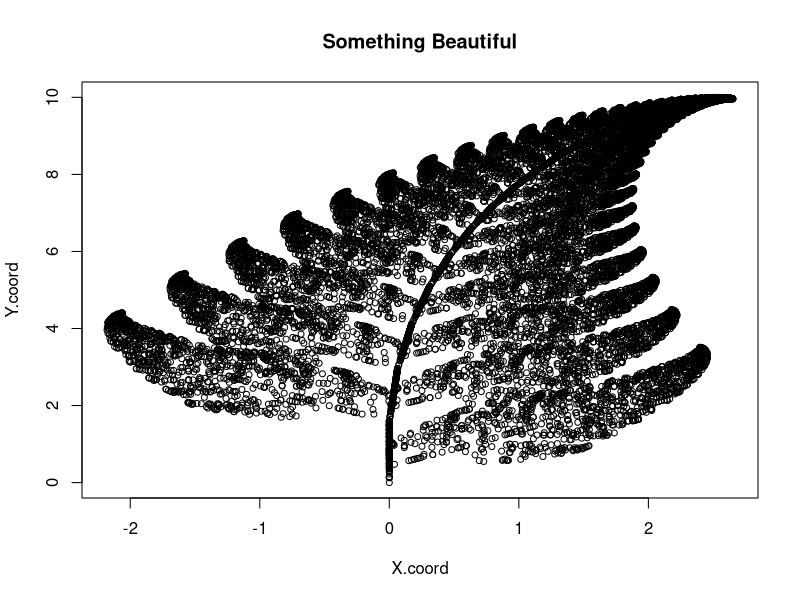
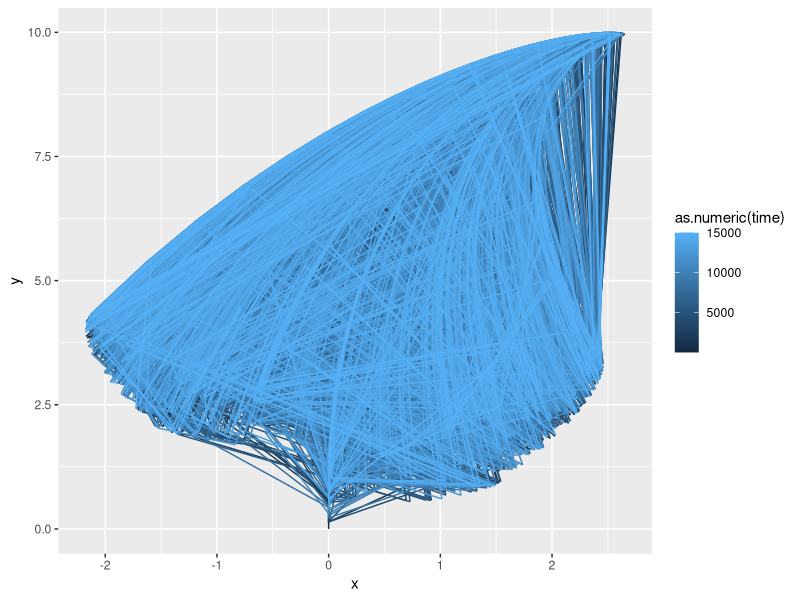

The R source for these figures, in order:
## ---- chunk 1
knitr::opts_chunk$set(echo = TRUE, message = FALSE, warning = FALSE)
## ---- chunk 2
#initialize the data
p<-c(.01,.07,.07,.85)
A1<-matrix(c(0,0,0,.16),2)
A2<-matrix(c(.2,.23,-.26,.22),2)
A3<-matrix(c(-.15,.26,.28,.24),2)
A4<-matrix(c(.85,-.04,.04,.85),2)
A<-list(A1,A2,A3,A4)
b1<-c(0,0)
b2<-c(0,1.6)
b3<-c(0,.44)
b4<-c(0,1.6)
b<-list(b1,b2,b3,b4)
theta<-c(1,2,3,4)

#set the initial state
X.old<-c(0,0)
X.coord<-X.old[1]
Y.coord<-X.old[2]

#create a sample path with 15000 states
for (i in 1:15000) {
	theta.t<-sample(theta,1,,p)
	X.new<-A[[theta.t]] %*% X.old + b[[theta.t]]
	X.coord<-cbind(X.coord,X.new[1])
	Y.coord<-cbind(Y.coord,X.new[2])
	X.old<-X.new
	}

#plot
plot(X.coord,Y.coord,main="Something Beautiful", cex = .8)
## ---- chunk 3
d <- data.frame(x = c(X.coord),
                y = c(Y.coord),
                time = 1:length(X.coord))
library(ggplot2)
ggplot(d, aes(x, y)) +
  geom_path(aes(colour = as.numeric(time)))
